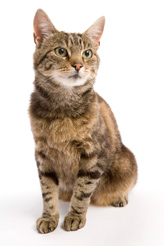
#> input picture cat.jpg, 164 x 246 px
$ python main.py
#> lines starting #> are read from the running program, lines starting #| are printed output that depends on the picture
import numpy as np
from scipy import ndimage
from scipy.ndimage import convolve
import cv2
import matplotlib.pyplot as plt


def high_freq_filter(image, degree):
    # створення 3х3 високочастотного фільтру
    filter = np.array([[-1, -1, -1], [-1, 8, -1], [-1, -1, -1]])

    # застосовування фільтру
    filtered_image = convolve(image, filter)

    # нормалізація фільтрованого зображення
    filtered_image = (filtered_image / np.max(filtered_image)) * degree

    return filtered_image

# функція для відображення зображень у зручному форматі

def plot(data, title):
    plot.i += 1
    plt.subplot(2, 2, plot.i)
    plt.imshow(data)
    plt.gray()
    plt.title(title)


plot.i = 0

# Зчитування картинки
image = cv2.imread('cat.jpg', 0)
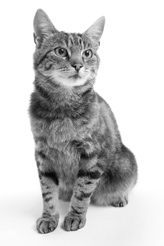
#> image: shape (246, 164); min 0, max 255, mean 201.2
plot(image, 'Оригінальне зображення')

# застосування фільтру з 20% різкістю(ступеню гостроти)
filtered_image_20 = high_freq_filter(image, 0.2)
#> in high_freq_filter, `filtered_image = convolve(image, filter)`:
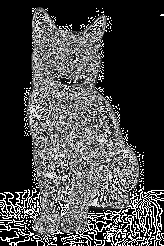
#> filtered_image: shape (246, 164); min 0, max 255, mean 70.6

plot(filtered_image_20, 'Зображення з ступенем гостроти 20%')
# застосування фільтру з 30% різкістю(ступеню гостроти)
filtered_image_30 = high_freq_filter(image, 0.3)

plot(filtered_image_30, 'Зображення з ступенем гостроти 30')
lowpass = ndimage.gaussian_filter(image, 3)
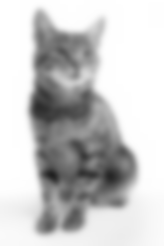
#> lowpass: shape (246, 164); min 32, max 255, mean 200.4
gauss_highpass = image - lowpass
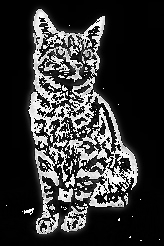
#> gauss_highpass: shape (246, 164); min 0, max 255, mean 53
plot(gauss_highpass, r'Нормалізація зображення з фільтром по Гаусу, sigma = 3 pixels')
plt.savefig('result.jpg')

$ run again, with image.jpg copied over cat.jpg
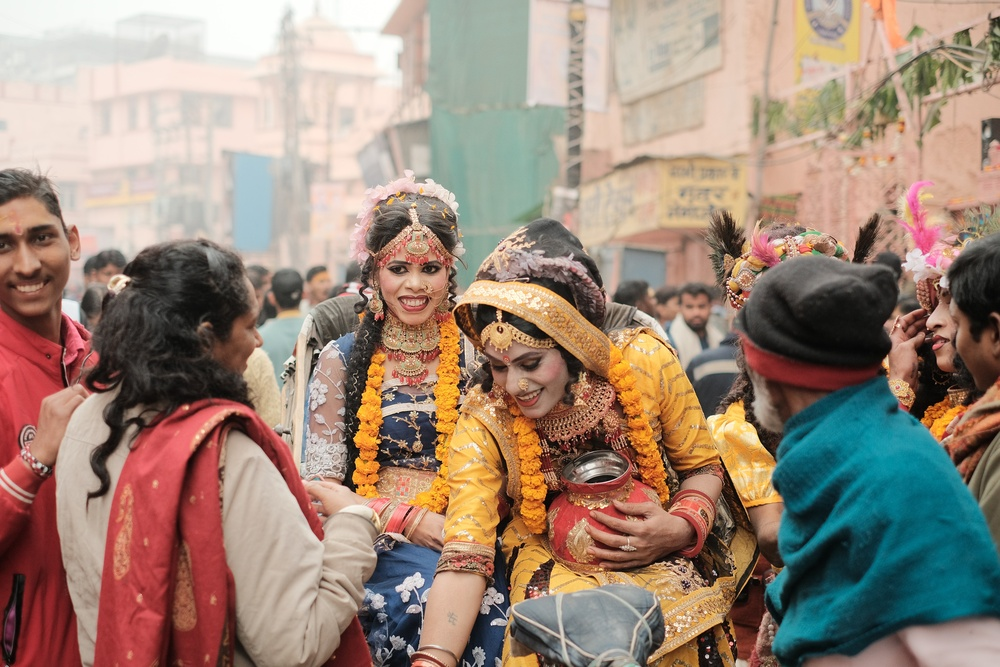
#> input picture image.jpg, 1000 x 667 px, shrunk from 6240 x 4160 before the run
#> `lowpass = ndimage.gaussian_filter(image, 3)`:
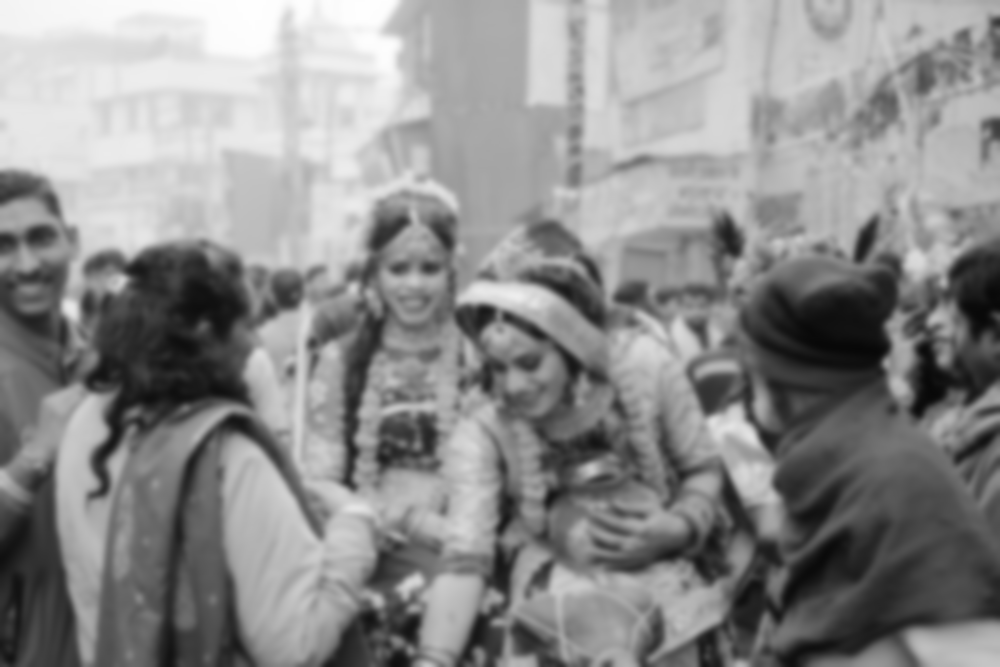
#> lowpass: shape (667, 1000); min 7, max 254, mean 139.4
#> `gauss_highpass = image - lowpass`:
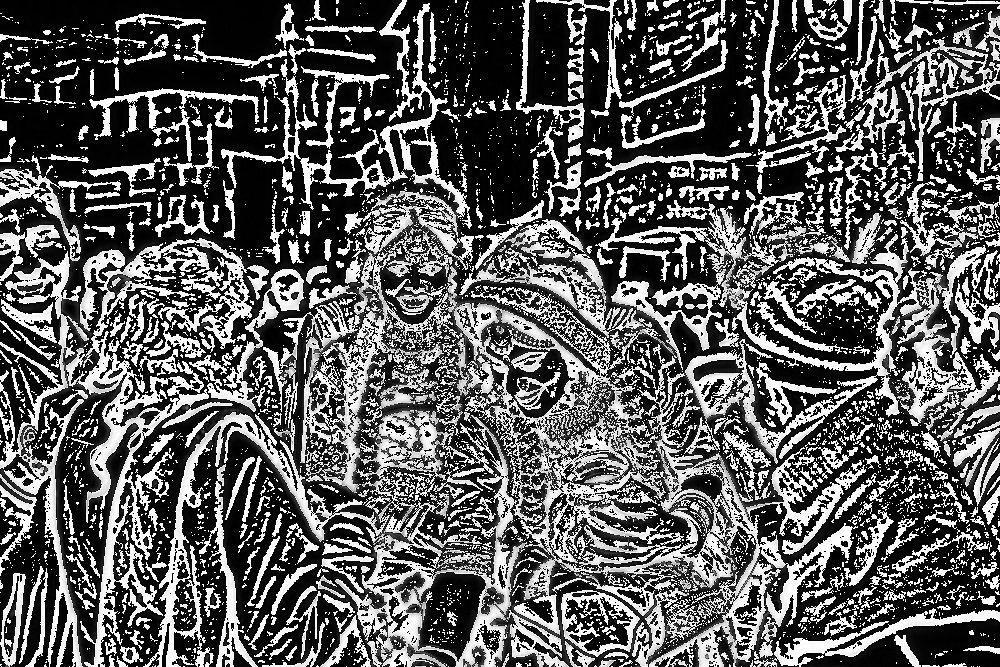
#> gauss_highpass: shape (667, 1000); min 0, max 255, mean 91.8
